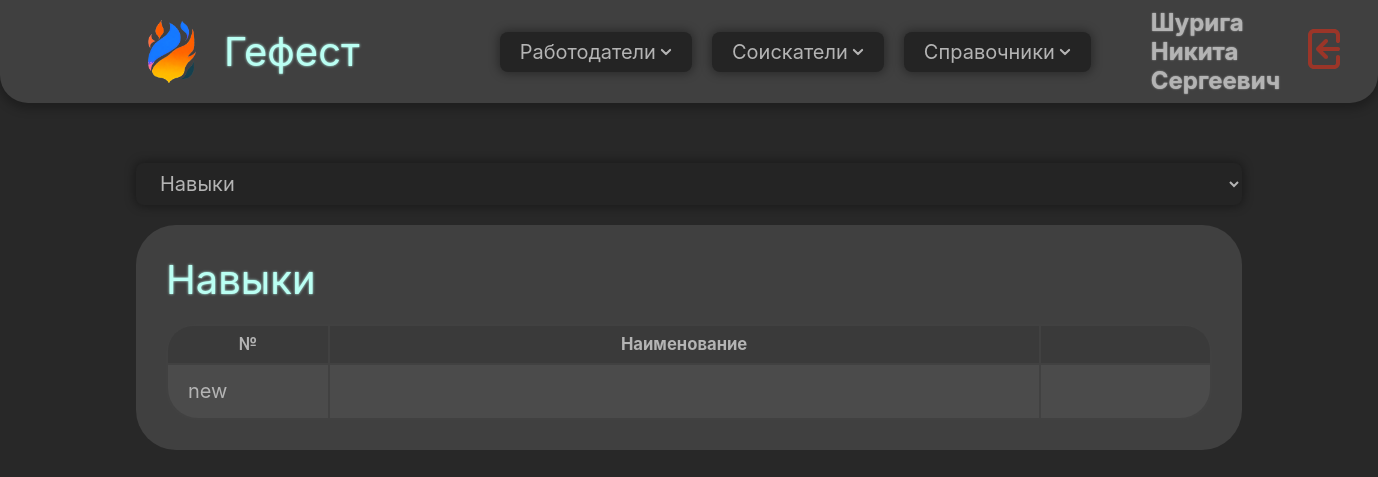
The page /references/Skill/ (signed in) on the database as committed earlier.
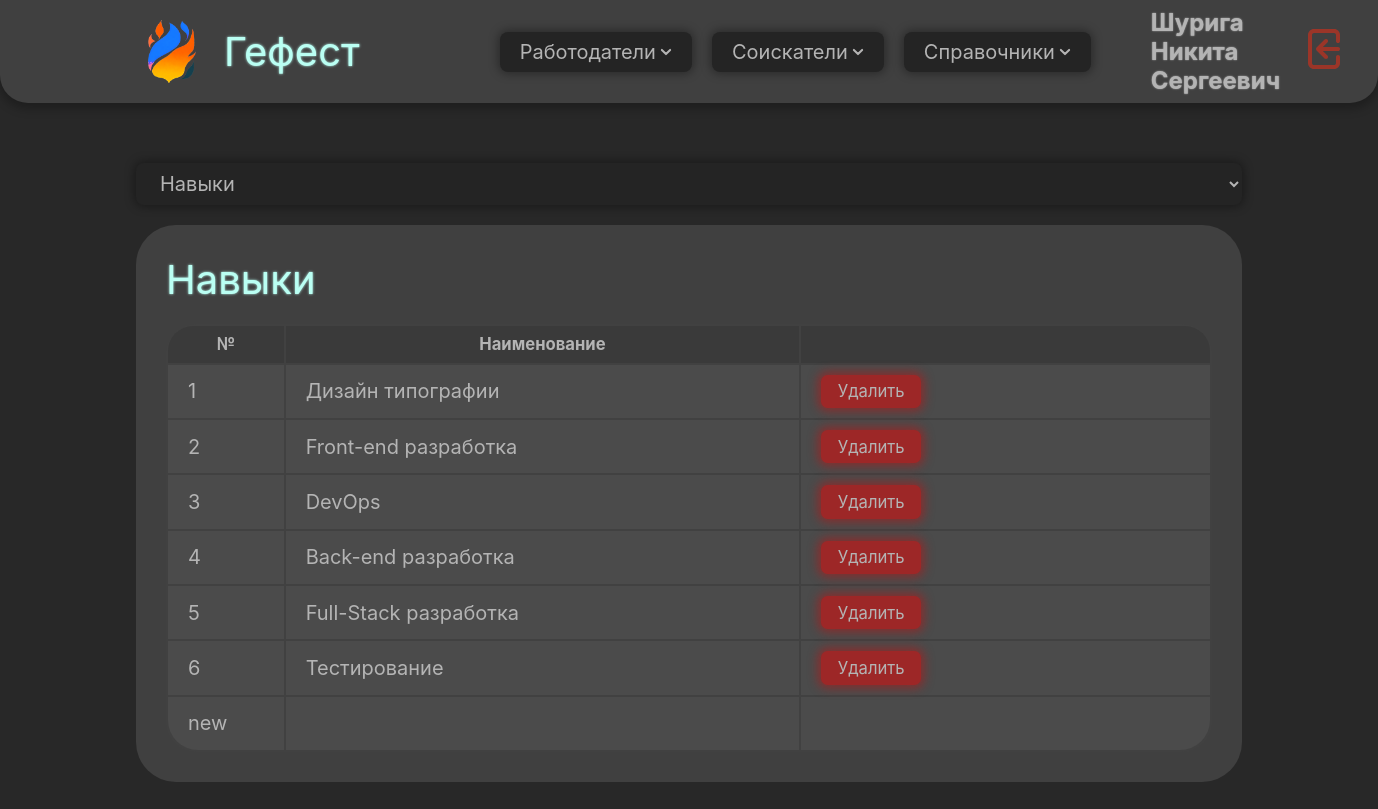
The same page on the database as committed later.
### domain/models.py (models this page shows, shortened)
class CustomUser(AbstractUser):
    patronymic = models.CharField(max_length=255, blank=False, null=False, verbose_name='Отчество')
    phone_number = PhoneNumberField(region="RU", blank=False, null=False, verbose_name='Номер телефона')
    profile_photo = models.ImageField(blank=True, null=True, verbose_name='Фото профиля', upload_to='user_photos')
    class Meta:
        verbose_name = 'Пользователь'
        verbose_name_plural = 'Пользователи'

class Skill(models.Model):
    name = models.CharField(max_length=100, blank=False, null=False, verbose_name='Наименование')
    class Meta:
        verbose_name = 'Навык'
        verbose_name_plural = 'Навыки'

### domain/views.py (the view, shortened to what this page needs)
# urls.py: path('references/', references_view, name='references'),
def references_view(request, reference='OrganizationalLegalForm'):
    references_dict = {
        'OrganizationalLegalForm': [OrganizationalLegalForm, 'Организационно-правовые формы'],
        'Skill': [Skill, 'Навыки'],
        'Specialization': [Specialization, 'Специализации'],
        'SoftwareAndHardwareTool': [SoftwareAndHardwareTool, 'Программно-технические средства'],
        'WorkSchedule': [WorkSchedule, 'Графики работы'],
    }
    if reference in references_dict:
        selected_model = references_dict[reference][0]
        display_model = selected_model.objects.all()
        display_name = selected_model._meta.verbose_name_plural
        fields_names = [field for field in selected_model._meta.get_fields() if not field.is_relation and field.name != 'id']
        response = {
            'model': display_model,
            'display_name': display_name,
            'fields_names': fields_names,
            'references_dict': references_dict,
            'reference': reference
        }
        return render(request, 'references/references.html', response)
    else:
        error_message = f"Справочник {reference} не найден"
        error_page_url = reverse('error_page', kwargs={'error_message': error_message})
        return redirect(error_page_url)

### domain/context_processors.py (called while the page is built)
def user(request):
    return {'user': auth(request)['user']}

### domain/filters.py (called while the page is built)
@register.filter(name='get_value')
def get_value(obj, field_name):
    return getattr(obj, field_name, None)

### domain/templates/references/references.html (shortened to what this page needs)
{% extends 'base.html' %}
{% load filters %}
{% load static %}
{% block content %}
    <section class="split-section flex-vertical gap-2em">
        <div class="content-block flex-vertical gap-1em">
            <select name="reference-select" class="button" onchange="window.location.href = (this.value)">
                {% for reference, value in references_dict.items %}
                    <option value="{% url 'references' reference %}"
                            {% if value.1 == display_name %}selected{% endif %}>
                        {{ value.1 }}
                    </option>
                {% endfor %}
            </select>
            <div class="content-box flex-vertical gap-1em">
                <div class="content flex-vertical gap-1em">
                    <h1 class="title">{{ display_name }}</h1>
                    <table class="table">
                        <tr>
                            <th>№</th>
                            {% for field in fields_names %}
                                <th>{{ field.verbose_name }}</th>
                            {% endfor %}
                            <th></th>
                        </tr>
                        {% for item in model %}
                            <tr>
                                <form method="POST" action="{% url 'references' reference %}">
                                    <td>{{ forloop.counter }}</td>
                                    {% for field in fields_names %}
                                        {% with field_value=item|get_value:field.name %}
                                            <td><input type="text"
                                                       id="{{ field.name }}_{{ item.id }}"
                                                       name="{{ field.name }}"
                                                       value="{{ field_value }}"
                                                       class="input-field-in-table"
                                                       onchange="document.getElementById('Button_{{ item.id }}').style.visibility = 'visible';"
                                                       maxlength="{{ field.max_length }}"
                                            >
                                            </td>
                                        {% endwith %}
                                    {% endfor %}
                                    <td class="flex-horizontal gap-1em">
                                        <button id="Button_{{ item.id }}_delete" type="submit" name="delete_item"
                                                class="button reject text-size-smaller">
                                            Удалить
                                        </button>
                                    </td>
                                </form>
                            </tr>
                        {% endfor %}
                        <tr>
                            <td class="row-1em">new</td>
                            <form method="POST" action="{% url 'references' reference %}">
                                {% for field in fields_names %}
                                    <td><input id="{{ field.name }}_new" type="text" class="input-field-in-table"
                                               name="{{ field.name }}"
                                               maxlength="{{ field.max_length }}"
                                               onchange="document.getElementById('Button_new').style.visibility = 'visible';"
                                               {% if forloop.first %}autofocus{% endif %}>
                                    </td>
                                {% endfor %}
                                <td>
                                </td>
                            </form>
                        </tr>
                    </table>
                </div>
            </div>
        </div>
    </section>
{% endblock %}

### domain/templates/base.html (shortened to what this page needs)
{% load static %}
<!DOCTYPE html>
<html lang="en">
<head>
    <link rel="stylesheet" href="{% static 'css/styles.css' %}">
</head>
<body class="body">
{% include 'components/navbar.html' %}
<section class="main">
    {% block content %}
    {% endblock %}
</section>
</body>
</html>

### domain/templates/components/navbar.html (shortened to what this page needs)
{% load static %}
{% block content %}
    <div class="nav-bar flex-horizontal gap-1em">
        <div class="nav-part flex-horizontal gap-1em">
            <a href="{% url 'home' %}">
            <div class="flex-horizontal gap-1em">
                <div class="logo-container">
                    <img src="{% static 'images/logo.png' %}" class="logo"/>
                </div>
                <div class="title" style="padding-right: 3em;">Гефест</div>
            </div>
                </a>
            <div class="button">
                Работодатели
                <img src="{% static 'icons/arrow-down.svg' %}" class="icon">
            </div>
            <button class="button">
                Соискатели
                <img src="{% static 'icons/arrow-down.svg' %}" class="icon">
            </button>
            <button class="button">
                Справочники
                <img src="{% static 'icons/arrow-down.svg' %}" class="icon">
            </button>
        </div>
        <div class="nav-part flex-horizontal gap-1em">
            <h2 class="text1">{{ user.last_name }} {{ user.first_name }} {{ user.patronymic }}</h2>
            <a href="{% url 'logout' %}">
                <img src="{% static 'icons/logout.svg' %}" class="logout-button"/>
            </a>
        </div>
    </div>
{% endblock content %}

### static/css/styles.css (style rules this page uses)
* { font-size: 20px; padding: 0; margin: 0; font-family: Inter, serif; color: #B4B4B4; text-decoration: none; }
.body { background: #282828; display: block; flex-direction: column; align-items: center; height: 100%; width: 100%; }
.main { padding: 3em 6.8em; }
.logo { align-self: stretch; object-fit: contain; }
.logo-container { width: 3.2em; aspect-ratio: 1 / 1; justify-content: center; align-items: center; display: flex }
.title { color: #BAFFF3; font-size: 2em; font-weight: 400; word-wrap: break-word; text-shadow: 0 0 0.065em #BAFFF3; }
.button { display: flex; justify-content: flex-start; align-items: center; border-style: none; border-radius: 0.4em; background: #242424; padding: 0.4em 1em; gap: 0.2em; box-shadow: 0 0 0.5em 0.1em rgba(0, 0, 0, 0.35); }
.icon { filter: brightness(0) saturate(100%) invert(79%) sepia(16%) saturate(8%) hue-rotate(316deg) brightness(90%) contrast(87%); }
.split-section { flex: 1; width: auto; height: fit-content; }
.content-box { margin: 0; border-radius: 2em; background: #404040; }
.content-block { width: 100%; height: 100%; }
.content-box .content { flex: 1; padding: 1.5em; }
.text1 { font-size: larger; text-shadow: 0 0 0.07em #B4B4B4; }
button.reject { background: #9D2727; box-shadow: 0 0 0.6em 0.2em rgba(150, 39, 39, 0.8); }
.table { display: table; flex: 1; border-radius: 1.5em; table-layout: auto; background: #414141; }
th { background: #3a3a3a; padding: 0.5em 1em; font-size: smaller; }
th:first-child { border-top-left-radius: 1.5em; }
th:last-child { border-top-right-radius: 1.5em; max-width: 10%; }
td { padding: 0.5em 1em; background: #4b4b4b; white-space: nowrap; word-wrap: break-word; }
tr:last-child td:first-child { border-radius: 0 0 0 1.5em; }
tr:last-child td:last-child { border-radius: 0 0 1.5em 0; }
tr td:last-child { border-right: none; }
.flex-horizontal { display: flex; flex-direction: row; align-items: center; }
.flex-horizontal.gap-1em { gap: 1em; }
.flex-vertical { display: flex; flex-direction: column; }
.flex-vertical.gap-1em { gap: 1em; }
.flex-vertical.gap-2em { gap: 2em; }
.text-size-smaller, .text-size-smaller:hover, .text-size-smaller:focus { font-size: smaller; }
.input-field-in-table { background: none; padding: 0; border: none; width: 100%; }

### domain/templates/components/navbar.html (style rules this page uses)
.nav-bar { position: sticky; height: 100%; margin: auto; padding: 0 6em; justify-content: space-between; align-items: center; border-radius: 0 0 1.4em 1.4em; background: #404040; box-shadow: 0 0.2em 0.5em 0.1em rgba(0, 0, 0, 0.25); }
.nav-part { height: 100%; padding: 0.4em 1em; justify-content: flex-start; flex-wrap: nowrap; }
.logout-button { filter: brightness(0) saturate(100%) invert(24%) sepia(29%) saturate(4645%) hue-rotate(345deg) brightness(83%) contrast(84%); }

Rows that differ between the two databases and show on the page:
added Skill: name "Дизайн типографии"
added Skill: name "Front-end разработка"
added Skill: name "DevOps"
added Skill: name "Back-end разработка"
added Skill: name "Full-Stack разработка"
added Skill: name "Тестирование"
